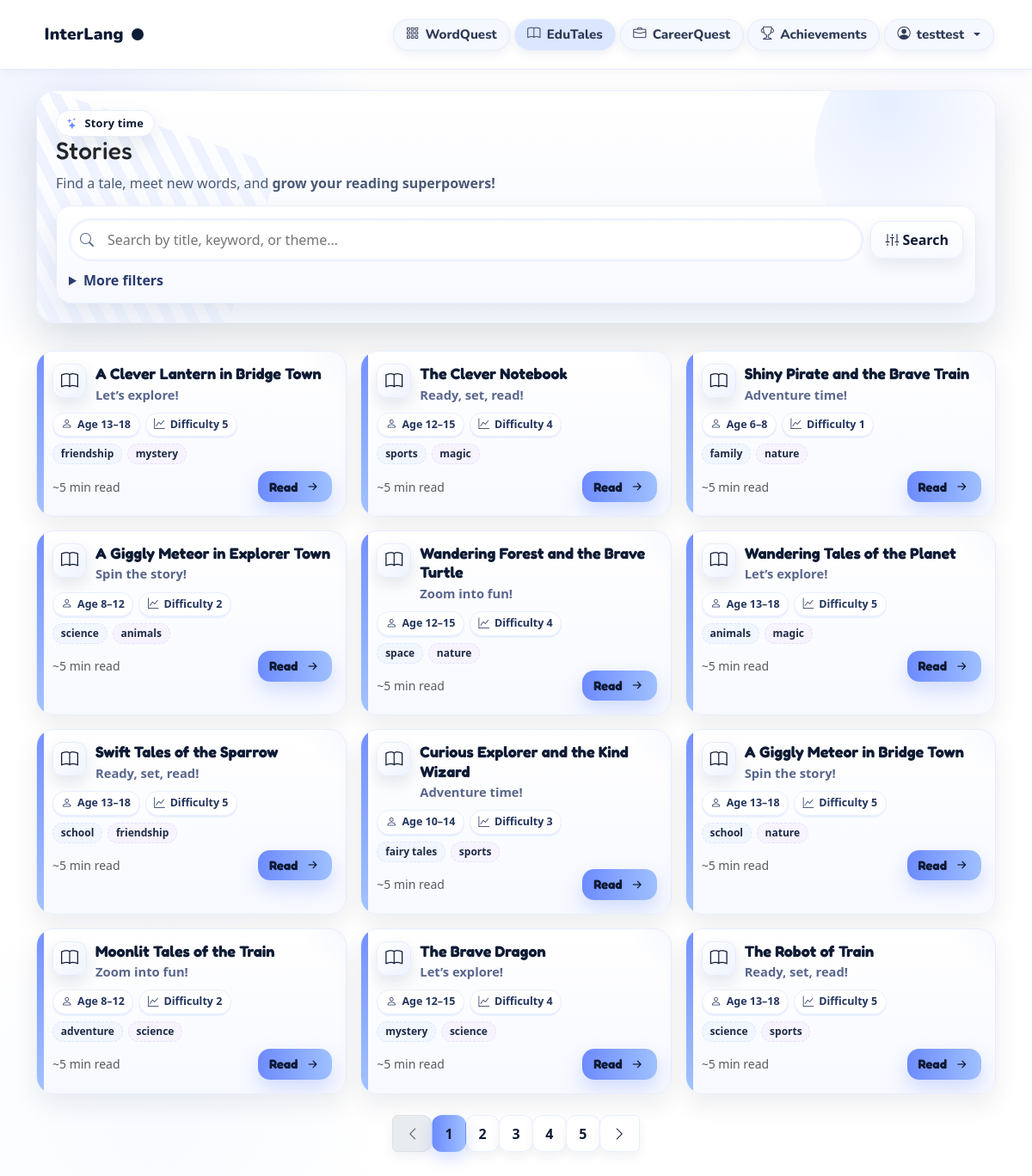
/stories (signed in), run on the app's committed database.
### tables this page shows
CREATE TABLE users (
            id INTEGER PRIMARY KEY AUTOINCREMENT,
            username TEXT UNIQUE NOT NULL,
            level INTEGER NOT NULL DEFAULT 1
        , xp INTEGER DEFAULT 0, title_code TEXT, password_hash TEXT, user_xp INTEGER DEFAULT 0, user_level INTEGER DEFAULT 1, age INTEGER, grade TEXT, gender TEXT);

CREATE TABLE stories (
            id INTEGER PRIMARY KEY AUTOINCREMENT,
            slug TEXT UNIQUE,
            title TEXT,
            author TEXT,
            age_min INTEGER,
            age_max INTEGER,
            difficulty INTEGER,               -- 1..5
            categories TEXT,                  -- JSON
            themes TEXT,                      -- JSON
            provider TEXT,
            provider_id TEXT,
            content TEXT,
            created_at TIMESTAMP DEFAULT CURRENT_TIMESTAMP
        );

### app.py (the view)
@app.route("/stories", methods=["GET"])
def stories():
    if "username" not in session:
        return redirect(url_for("login"))
    username = session["username"]
    db = get_db()
    u = db.execute("SELECT level, xp, title_code FROM users WHERE username=?", (username,)).fetchone()
    user_level = u["level"] if u else 1
    user_xp    = u["xp"] if u else 0
    title_info = TITLES.get((u["title_code"] or ""), DEFAULT_TITLE)
    display_title = title_info["title"]
    title_icon    = title_info["icon"]
    q        = (request.args.get("q") or "").strip()
    category = (request.args.get("category") or "").strip()
    theme    = (request.args.get("theme") or "").strip()
    try:
        age = int(request.args.get("age")) if request.args.get("age") else None
    except:
        age = None
    try:
        difficulty = int(request.args.get("difficulty")) if request.args.get("difficulty") else None
    except:
        difficulty = None
    ready_only = (request.args.get("ready") == "1")
    try:
        page = max(1, int(request.args.get("page", 1)))
    except:
        page = 1
    PAGE_SIZE = 12
    MAX_PAGES = 5
    items_all = recommend_stories(
        age=age, difficulty=difficulty, q=q or None,
        category=category or None, theme=theme or None, limit=None
    )
    for s in items_all:
        try:
            ensure_story_record(s["slug"], s)
        except Exception:
            pass
    generated = set()
    slugs = tuple(s["slug"] for s in items_all)
    if slugs:
        qmarks = ",".join(["?"] * len(slugs))
        rows = db.execute(
            f"""
            SELECT slug FROM stories
            WHERE slug IN ({qmarks})
              AND COALESCE(NULLIF(content,''), '') <> ''
            """,
            slugs
        ).fetchall()
        generated = {r["slug"] for r in rows}
    if ready_only:
        items_all = [s for s in items_all if s["slug"] in generated]
    from datetime import date
    import random
    gen_items   = [s for s in items_all if s["slug"] in generated]
    other_items = [s for s in items_all if s["slug"] not in generated]
    seed_str = f"{date.today().isoformat()}|{username}|{q}|{category}|{theme}|{age}|{difficulty}"
    rng = random.Random(seed_str)
    rng.shuffle(gen_items)
    rng.shuffle(other_items)
    items_all = gen_items + other_items
    total_items = len(items_all)
    total_pages = min(MAX_PAGES, max(1, (total_items + PAGE_SIZE - 1) // PAGE_SIZE))
    page = min(page, total_pages)
    start = (page - 1) * PAGE_SIZE
    end   = start + PAGE_SIZE
    items = items_all[start:end]
    return render_template(
        "stories.html",
        username=username,
        user_level=user_level,
        user_xp=user_xp,
        display_title=display_title,
        title_icon=title_icon,
        items=items,
        q=q, category=category, theme=theme, age=age, difficulty=difficulty,
        page=page, total_pages=total_pages, page_size=PAGE_SIZE, total_items=total_items,
        generated_slugs=generated,
        ready_only=ready_only
    )

### app.py (called while the page is built)
def get_db():
    if "db" not in g:
        g.db = sqlite3.connect(
            DB_PATH,
            timeout=30,
            check_same_thread=False
        )
        g.db.row_factory = sqlite3.Row
        g.db.execute("PRAGMA busy_timeout = 30000;")
        g.db.execute("PRAGMA journal_mode = WAL;")
        g.db.execute("PRAGMA synchronous = NORMAL;")
        g.db.execute("PRAGMA foreign_keys = ON;")
    return g.db

### templates/stories.html (shortened to what this page needs)
<!DOCTYPE html>
<html lang="en">
<head>
</head>
<body>
  {% include 'nav.html' %}
  <div class="container pb-5 mt-4">
    <div class="hero">
      <span class="kicker"><i class="bi bi-stars"></i> Story time</span>
      <h1 class="h3 hero-title">Stories</h1>
      <div class="hero-sub">Find a tale, meet new words, and <b>grow your reading superpowers!</b></div>
      <div class="search-card">
        <form method="get" action="{{ url_for('stories') }}">
          <div class="d-flex gap-2 align-items-center">
            <div class="flex-grow-1 search-wrap">
              <i class="bi bi-search" style="color:#5d6d95;"></i>
              <input class="search-input" name="q" value="{{ q or '' }}" placeholder="Search by title, keyword, or theme…"/>
            </div>
            <button class="btn-ghost" type="submit"><i class="bi bi-sliders2-vertical me-1"></i>Search</button>
          </div>
          <details class="adv">
            <summary class="mt-2" style="font-weight:900;color:#2b3b6f;cursor:pointer">More filters</summary>
          </details>
        </form>
      </div>
    </div>
    <div class="row g-3 mt-3">
      {% for s in items %}
      <div class="col-12 col-sm-6 col-lg-4">
        <a class="story-card read-link" href="{{ url_for('read_story', slug=s.slug) }}">
          <div class="tile-head">
            <div class="sticker" aria-hidden="true">
              <i class="bi {% if s.category_icon %}{{ s.category_icon }}{% else %}bi-book{% endif %}"></i>
            </div>
            <div class="w-100">
              <h3 class="st-title">{{ s.title }}</h3>
              <div class="st-phrase">
                {% if s.tagline %}
                  {{ s.tagline }}
                {% else %}
                  {% set funlines = [
                    "Let’s explore!",
                    "Ready, set, read!",
                    "Adventure time!",
                    "Spin the story!",
                    "Zoom into fun!"
                  ] %}
                  {{ funlines[loop.index0 % funlines|length] }}
                {% endif %}
              </div>
            </div>
          </div>
          <div class="meta">
            <span class="chip"><i class="bi bi-person"></i> Age {{ s.age_min }}–{{ s.age_max }}</span>
            <span class="chip"><i class="bi bi-graph-up"></i> Difficulty {{ s.difficulty }}</span>
          </div>
          {% if s.categories %}
          <div class="cats mb-2">
            {% for c in s.categories[:4] %}
              <span class="cat">{{ c }}</span>
            {% endfor %}
          </div>
          {% endif %}
          <div class="d-flex align-items-center mt-1">
            <span class="text-muted small">~{{ (s.read_minutes or 5) }} min read</span>
            <span class="ms-auto go">Read <i class="bi bi-arrow-right-short fs-5"></i></span>
          </div>
        </a>
      </div>
      {% endfor %}
    </div>
    {% if total_pages > 1 %}
    <nav aria-label="Story pages" class="mt-4">
      <ul class="pagination justify-content-center">
        <li class="page-item {% if page == 1 %}disabled{% endif %}">
          <a class="page-link" href="{{ url_for('stories', q=q, category=category, theme=theme, age=age, difficulty=difficulty, page=page-1) }}" aria-label="Previous">
            <i class="bi bi-chevron-left"></i>
          </a>
        </li>
        {% for p in range(1, total_pages+1) %}
        <li class="page-item {% if p == page %}active{% endif %}">
          <a class="page-link" href="{{ url_for('stories', q=q, category=category, theme=theme, age=age, difficulty=difficulty, page=p) }}">{{ p }}</a>
        </li>
        {% endfor %}
        <li class="page-item {% if page == total_pages %}disabled{% endif %}">
          <a class="page-link" href="{{ url_for('stories', q=q, category=category, theme=theme, age=age, difficulty=difficulty, page=page+1) }}" aria-label="Next">
            <i class="bi bi-chevron-right"></i>
          </a>
        </li>
      </ul>
    </nav>
    {% endif %}
  </div>
</body>
</html>

### templates/nav.html (shortened to what this page needs)
  <link href="https://cdn.jsdelivr.net/npm/bootstrap@5.3.3/dist/css/bootstrap.min.css" rel="stylesheet"/>
  <link href="https://cdn.jsdelivr.net/npm/bootstrap-icons@1.11.3/font/bootstrap-icons.css" rel="stylesheet"/>
<nav class="navbar et-nav navbar-expand-md" role="navigation" aria-label="Main">
  {% set ep = (request.endpoint or '') %}
  {% set boards_active  = ep in ('home','start_quiz','submit_quiz_instance') %}
  {% set stories_active = ep in ('stories','read_story') %}
  {% set career_active  = ep in ('career','career_view','career_overview','career_latest') %}
  {% set profile_active = ep == 'profile' %}
  {% set ach_active     = ep == 'achievements' %}
  <div class="container d-flex align-items-center justify-content-between">
    <a class="et-brand navbar-brand" href="{{ url_for('index') }}">
      <span>InterLang</span><span class="mark" aria-hidden="true"></span>
    </a>
    <div class="collapse navbar-collapse justify-content-end" id="navMenu">
      <ul class="navbar-nav">
        <li class="nav-item">
          <a class="nav-link {% if boards_active %}active{% endif %}" href="{{ url_for('home') }}">
             <i class="bi bi-grid-3x3-gap" aria-hidden="true"></i> <span>WordQuest</span>
          </a>
        </li>
        <li class="nav-item">
          <a class="nav-link {% if stories_active %}active{% endif %}" href="{{ url_for('stories') }}">
             <i class="bi bi-book" aria-hidden="true"></i> <span>EduTales</span>
          </a>
        </li>
        <li class="nav-item">
          {% if session.get('username') %}
            <a class="nav-link {% if career_active %}active{% endif %}" href="{{ url_for('career_latest') }}">
               <i class="bi bi-briefcase" aria-hidden="true"></i> <span>CareerQuest</span>
            </a>
          {% else %}
            <a class="nav-link {% if career_active %}active{% endif %}" href="{{ url_for('career') }}">
               <i class="bi bi-briefcase" aria-hidden="true"></i> <span>CareerQuest</span>
            </a>
          {% endif %}
        </li>
        <li class="nav-item">
          <a class="nav-link {% if ach_active %}active{% endif %}" href="{{ url_for('achievements') }}">
             <i class="bi bi-trophy" aria-hidden="true"></i> <span>Achievements</span>
          </a>
        </li>
        {% if session.get('username') %}
        <li class="nav-item dropdown">
          <a class="nav-link dropdown-toggle {% if profile_active %}active{% endif %}" href="#" id="profileMenu" data-bs-toggle="dropdown" aria-expanded="false">
            <i class="bi bi-person-circle" aria-hidden="true"></i> <span>{{ session.get('username') }}</span>
          </a>
        </li>
        {% endif %}
      </ul>
    </div>
  </div>
</nav>

### templates/nav.html (style rules this page uses)
:root { --ink:#0e1b35; --muted:#4b5a77; --pill:#f5f8ff; --pill-hover:#e9f1ff; --active:#dbe6ff; --shadow:0 4px 12px rgba(40,60,120,.08); }
.et-nav { position:sticky; top:0; z-index:10000; background:#ffffff; border-bottom:1px solid #e6ecff; box-shadow:0 2px 10px rgba(13,31,64,.04); font-family: Nunito, system-ui, -apple-system, Segoe UI, Roboto, Helvetica, Arial, sans-serif; font-size: 16px; line-height: 1.25; }
.et-nav .container { min-height:64px; }
.et-brand { font-weight:900; letter-spacing:.2px; text-decoration:none; color:var(--ink)!important; display:inline-flex; align-items:center; gap:.6rem; padding:.35rem .6rem; font-size:1.2rem; }
.et-brand .mark { width:14px; height:14px; border-radius:999px; background:var(--ink); }
.et-nav .navbar-nav .nav-link { font-family: Nunito, system-ui; font-weight:800; font-size:.95rem; color:#2f3b57 !important; padding:.5rem .9rem; margin:.15rem; border-radius:999px; background:var(--pill); border:1px solid #e6ecff; box-shadow:var(--shadow); display:flex; align-items:center; gap:.45rem; transition: background .15s ease, transform .15s ease; }
.et-nav .navbar-nav .nav-link.active { background:var(--active); color:var(--ink); }

### data on the page
users: get "testtest"
stories: title "A Clever Lantern in Bridge Town", funlines "Let’s explore!", age_min "13", age_max "18", difficulty "5", 4 "friendship" "mystery"
stories: title "The Clever Notebook", funlines "Ready, set, read!", age_min "12", age_max "15", difficulty "4", 4 "sports" "magic", read_minutes "5"
stories: title "Shiny Pirate and the Brave Train", funlines "Adventure time!", age_min "6", age_max "8", difficulty "1", 4 "family" "nature", read_minutes "5"
stories: title "A Giggly Meteor in Explorer Town", funlines "Spin the story!", age_min "8", age_max "12", difficulty "2", 4 "science" "animals", read_minutes "5"
stories: title "Wandering Forest and the Brave Turtle", funlines "Zoom into fun!", age_min "12", age_max "15", difficulty "4", 4 "space" "nature", read_minutes "5"
stories: title "Wandering Tales of the Planet", funlines "Let’s explore!", age_min "13", age_max "18", difficulty "5", 4 "animals" "magic"
stories: title "Swift Tales of the Sparrow", funlines "Ready, set, read!", age_min "13", age_max "18", difficulty "5", 4 "school" "friendship"
stories: title "Curious Explorer and the Kind Wizard", funlines "Adventure time!", age_min "10", age_max "14", difficulty "3", 4 "fairy tales" "sports", read_minutes "5"
stories: title "A Giggly Meteor in Bridge Town", funlines "Spin the story!", age_min "13", age_max "18", difficulty "5", 4 "school" "nature"
stories: title "Moonlit Tales of the Train", funlines "Zoom into fun!", age_min "8", age_max "12", difficulty "2", 4 "adventure" "science", read_minutes "5"
stories: title "The Brave Dragon", funlines "Let’s explore!", age_min "12", age_max "15", difficulty "4", 4 "mystery" "science", read_minutes "5"
stories: title "The Robot of Train", funlines "Ready, set, read!", age_min "13", age_max "18", difficulty "5", 4 "science" "sports"

### other printed values
{{ p }} "1" "2" "3" "4" "5"
